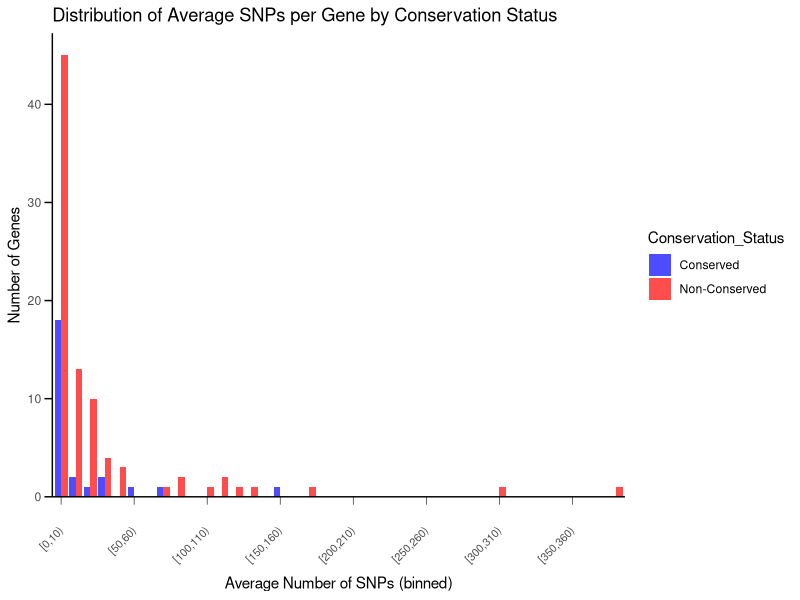
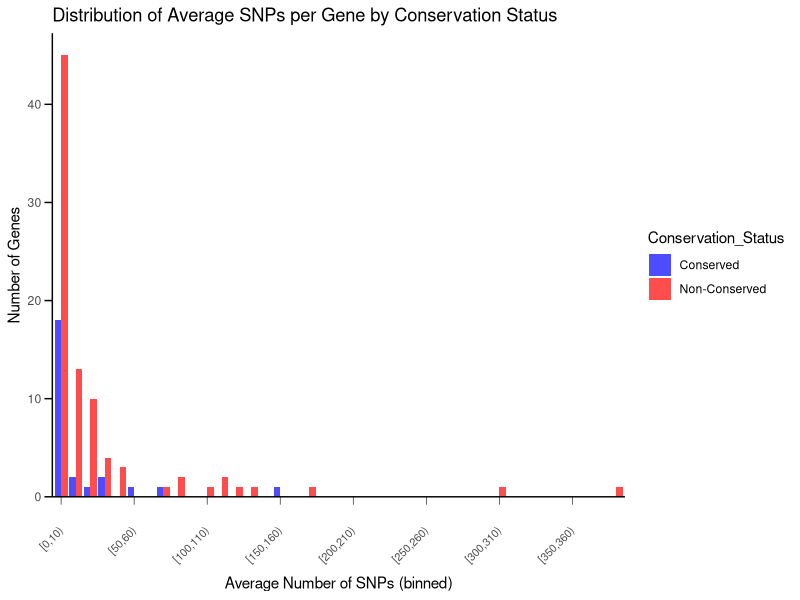

The R source for these figures, in order:
###############################################################################
# Author: Kylee Duczyminski
# About: Compare how many of the 112 published imprinted genes have SNPs we can
# identify between 129 x JF1
# Input: data/raw/HIP_RNA-NumSNPs.csv
#        data/processed/HIP_RNA-AlSp_parentalASE_imprinting_analysis.csv
# Output: data/processed/HIP_RNA-NumSNPsAnalysis.csv
###############################################################################

# Load libraries ----------------------------------------------------------
library(readr)
library(dplyr)
library(tidyr)

# Set working directory
setwd("/Users/kyleeduczyminski/Documents/Iwase-Lab/Kylee-Project")

# Load in data
num_snps <- read_csv("data/raw/HIP_RNA-NumSNPs.csv")
gene_list <- read_csv("data/processed/HIP_RNA-AlSp_parentalASE_imprinting_analysis.csv")

# Merge datasets to compare the number of SNPs for imprinted vs non-imprinted genes
analysis_data <- gene_list %>%
  select(Gene_Name, Overall_Expression_Status, Data_Matching) %>%
  left_join(num_snps, by = "Gene_Name")

# Select sample columns
old_names <- c("1_S245", "2_S246", "3_S247", "4_S248", "5_S249", "6_S250", 
               "7_S251", "8_S252", "9_S253", "10_S254", "11_S255", "12_S256")

new_names <- c("WT_F1", "HT_F1", "HT_F2", "KO_M3", "WT_M1", "WT_M2", 
               "HT_F3", "WT_F2", "WT_F3", "KO_M1", "WT_M3", "KO_M2")

# Rename columns manually
colnames(analysis_data)[match(old_names, colnames(analysis_data))] <- new_names

# Organize the columns by genotype and number: WT_M, WT_F, HT_F, KO_M
ordered_columns <- c("WT_M1", "WT_M2", "WT_M3", "WT_F1", "WT_F2", "WT_F3", 
                     "HT_F1", "HT_F2", "HT_F3", "KO_M1", "KO_M2", "KO_M3")
analysis_data <- analysis_data %>% select(Gene_Name, Overall_Expression_Status, Data_Matching, all_of(ordered_columns))

# Select only the sample columns (exclude Gene_Name)
sample_columns <- analysis_data %>% select(all_of(ordered_columns))

# Convert all NA values to 0 in analysis_data
analysis_data[is.na(analysis_data)] <- 0

# Sum the number of SNPs for each gene across all samples
analysis_data <- analysis_data %>%
  rowwise() %>%
  mutate(Total_SNPs = sum(c_across(all_of(ordered_columns))))

# Average the number of SNPs that were used across all 12 samples for each gene
analysis_data <- analysis_data %>%
  rowwise() %>%
  mutate(Avg_SNPs = round(mean(c_across(all_of(ordered_columns)))))

# Sort the rows in ascending order from lowest Avg_SNPs to highest Avg_SNPs
analysis_data <- analysis_data %>%
  arrange(Total_SNPs)

# Generate one histogram that shows the average SNPs (y-axis), binned in groups of 10 SNPs (i.e., 20-29, 30-39) and number of genes (x-axis) for both conserved and nonconserved dataframes (use different colors for each, make the colors transparent so we can see the overlap). Save as a figure. [FIG1]
# Create bins for average SNPs
analysis_data <- analysis_data %>%
  mutate(SNP_Bin = cut(Avg_SNPs, breaks = seq(0, max(Avg_SNPs) + 10, by = 10), right = FALSE))

# Count the number of genes in each SNP bin for conserved and non-conserved genes. Conserved if Data_Matching == "Yes", non-conserved if Data_Matching == "No" or "Inconsistent"
bin_counts <- analysis_data %>%
  mutate(Conservation_Status = case_when(
    Data_Matching == "Yes" ~ "Conserved",
    Data_Matching %in% c("No", "Inconsistent") ~ "Non-Conserved",
    TRUE ~ NA_character_
  )) %>%
  group_by(SNP_Bin, Conservation_Status) %>%
  summarise(Gene_Count = n(), .groups = 'drop') %>%
  # Create all combinations of SNP_Bin and Conservation_Status
  complete(SNP_Bin, Conservation_Status, fill = list(Gene_Count = 0))


# Create a histogram
library(ggplot2)

ggplot(bin_counts, aes(x = SNP_Bin, y = Gene_Count, fill = Conservation_Status)) +
  geom_bar(stat = "identity", position = "dodge", alpha = 0.7) +
  labs(title = "Distribution of Average SNPs per Gene by Conservation Status",
       x = "Average Number of SNPs (binned)",
       y = "Number of Genes") +
  scale_fill_manual(values = c("Conserved" = "blue", "Non-Conserved" = "red")) +
  scale_x_discrete(breaks = function(x) x[seq(1, length(x), by = 5)]) +
  scale_y_continuous(expand = expansion(mult = c(0, 0.05))) +
  theme_minimal() +
  theme(
    panel.grid.major.y = element_blank(),
    panel.grid.minor.y = element_blank(),
    panel.grid.major.x = element_blank(),
    axis.line = element_line(color = "black", size = 0.5),
    axis.text.x = element_text(angle = 45, hjust = 1, vjust = 0.5, size = 8),
    axis.title.x = element_text(margin = margin(t = 20)),
    axis.ticks = element_line(color = "black"),
    axis.ticks.length = unit(0.2, "cm"),
    axis.ticks.x = element_line(color = "black", linewidth = 0.2)
  )

# Save this histogram as a .pdf
ggsave("figures/HIP_RNA-NumSNPs_Histogram.pdf", width = 8, height = 6)
